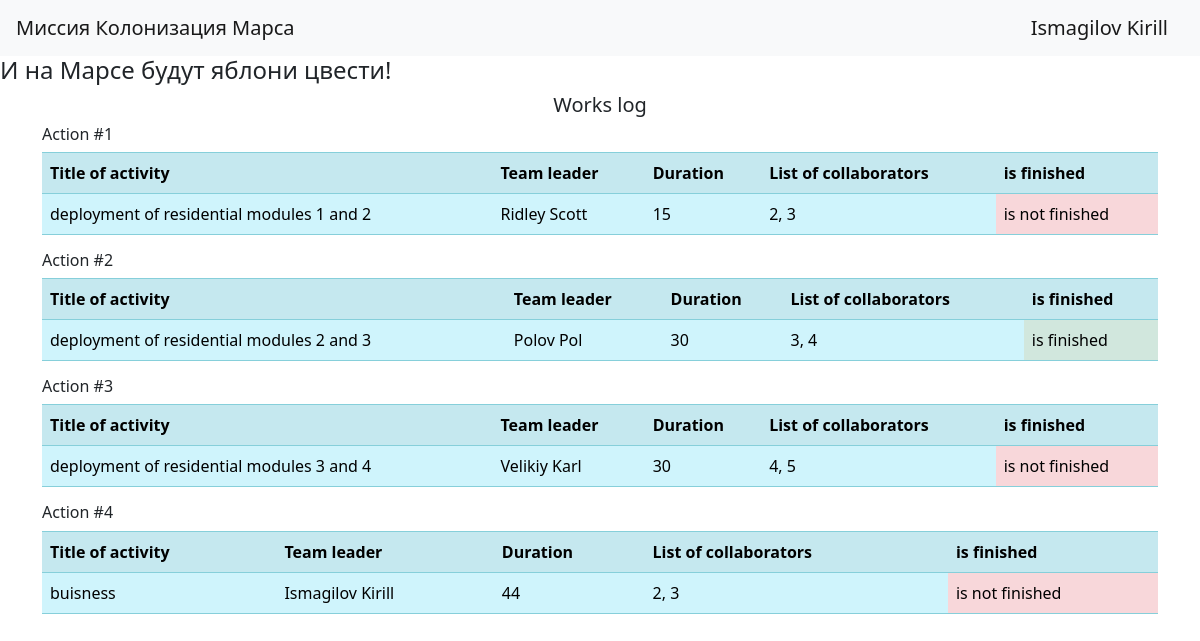
/ (signed in), run on the app's committed database.
### data/users.py (models this page shows, shortened)
class User(SqlAlchemyBase, UserMixin):
    __tablename__ = 'users'
    id = sqlalchemy.Column(sqlalchemy.Integer,
                           primary_key=True, autoincrement=True)
    surname = sqlalchemy.Column(sqlalchemy.String, nullable=True)
    name = sqlalchemy.Column(sqlalchemy.String, nullable=True)
    age = sqlalchemy.Column(sqlalchemy.Integer, nullable=True)
    position = sqlalchemy.Column(sqlalchemy.String, nullable=True)
    speciality = sqlalchemy.Column(sqlalchemy.String, nullable=True)
    address = sqlalchemy.Column(sqlalchemy.String, nullable=True)
    email = sqlalchemy.Column(sqlalchemy.String,
                              index=True, unique=True, nullable=True)
    hashed_password = sqlalchemy.Column(sqlalchemy.String, nullable=True)
    modified_date = sqlalchemy.Column(sqlalchemy.DateTime,
                                      default=datetime.datetime.now)
    jobs = orm.relationship('Jobs', back_populates='user')

### data/jobs.py (models this page shows)
class Jobs(SqlAlchemyBase):
    __tablename__ = 'jobs'
    id = sqlalchemy.Column(sqlalchemy.Integer,
                           primary_key=True, autoincrement=True)
    team_leader = sqlalchemy.Column(sqlalchemy.Integer, ForeignKey('users.id'), nullable=False)
    job = sqlalchemy.Column(sqlalchemy.Text, nullable=True)
    work_size = sqlalchemy.Column(sqlalchemy.Integer, nullable=False)
    collaborators = sqlalchemy.Column(sqlalchemy.String, nullable=True)
    start_date = sqlalchemy.Column(sqlalchemy.DateTime, default=datetime.datetime.now)
    end_date = sqlalchemy.Column(sqlalchemy.DateTime, nullable=True)
    is_finished = sqlalchemy.Column(sqlalchemy.Boolean, default=False)
    user = orm.relationship('User')

### main.py (the view)
    @app.route("/")
    def table():
        jobs = db_sess.query(Jobs).all()
        users = db_sess.query(User).all()
        users_dict = {user.id: (user.name, user.surname) for user in users}
        return render_template('table.html', jobs=jobs, users_dict=users_dict)

### data/db_session.py (called while the page is built)
def create_session() -> Session:
    global __factory
    return __factory()

### templates/table.html
{% extends "base.html" %}
{% block content %}
<h5 align="center">Works log</h5>
<div>
    {% for job in jobs %}
    <h6>Action #{{ job.id }}</h6>
    <table class="table table-info table-striped">
        <tr>
            <th>Title of activity</th>
            <th>Team leader</th>
            <th>Duration</th>
            <th>List of collaborators</th>
            <th>is finished</th>
        </tr>
        <tr>
            <td>{{ job.job }}</td>
            {% set team_leader = users_dict[job.team_leader] if job.team_leader in users_dict else (None, None) %}
            <td>{{ team_leader[0] if team_leader[0] else 'Error' }} {{ team_leader[1] if team_leader[1] else '' }}</td>
            <td>{{ job.work_size }}</td>
            <td>{{ job.collaborators }}</td>
            {% if job.is_finished %}
            <td class="table-success">is finished</td>
            {% else %}
            <td class="table-danger">is not finished</td>
            {% endif %}
        </tr>
    </table>
    {% endfor %}
</div>
{% endblock %}

### templates/base.html (shortened to what this page needs)
<!doctype html>
<html lang="en">
<head>
    <link rel="stylesheet"
          href="https://stackpath.bootstrapcdn.com/bootstrap/4.4.1/css/bootstrap.min.css"
>
    <link rel="stylesheet"
          href="https://cdn.jsdelivr.net/npm/bootstrap@5.0.0-beta1/dist/css/bootstrap.min.css"
>
</head>
<body>
<header>
    <nav class="navbar navbar-light bg-light">
        <a class="navbar-brand" href="#">Миссия Колонизация Марса</a>
        {% if current_user.is_authenticated %}
            <a class="navbar-brand" href="/logout">{{ current_user.name }} {{ current_user.surname }}</a>
        {% else %}
            <p>
                <a class="btn btn-primary " href="/register">Зарегистрироваться</a>
                <a class="btn btn-success" href="/login">Войти</a>
            </p>
        {% endif %}
    </nav>
    <h4>
        И на Марсе будут яблони цвести!
    </h4>
</header>
<main role="main" class="container">
    {% block content %}{% endblock %}
</main>
</body>
</html>

### data on the page
User: name "Ismagilov", surname "Kirill"
Jobs: id "1", job "deployment of residential modules 1 and 2", work_size "15", collaborators "2, 3", is_finished "is not finished"
User: name "Ridley", surname "Scott"
Jobs: id "2", job "deployment of residential modules 2 and 3", work_size "30", collaborators "3, 4", is_finished "is finished"
User: name "Polov", surname "Pol"
Jobs: id "3", job "deployment of residential modules 3 and 4", work_size "30", collaborators "4, 5", is_finished "is not finished"
User: name "Velikiy", surname "Karl"
Jobs: id "4", job "buisness", work_size "44", collaborators "2, 3", is_finished "is not finished"
